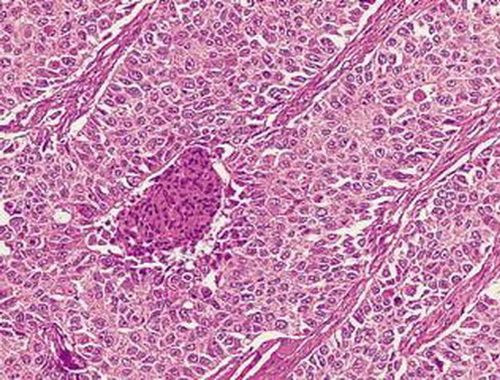
#> input picture images/Cancer.jpg, 500 x 380 px, found by its file name
$ jupyter execute Exercise_4_Solution.ipynb   (shell and % lines are left out)
#> lines starting #> are read from the running program, lines starting #| are printed output that depends on the picture
[cell 1]
from scipy import ndimage
import scipy
import numpy as np
from PIL import Image
import matplotlib.image as mpimg
from matplotlib import pyplot as plt
import matplotlib

## Loading an Image

We will use the matplotlib.image library for loading the image from our computer.

[cell 2]
# Load an image
image = mpimg.imread("Cancer.jpg")
#> image is the input picture: shape (380, 500, 3); mean R, G, B 196.1, 134.9, 173.2

# Display the loaded image
plt.figure(figsize=(10,10))
plt.imshow(image)
plt.show()

## Display the Red, Blue and Green channel separately

As you saw in the lecture, a coloured image is made of red, green and blue channels. Let us view each channel separately for the loaded image.

[cell 3]
b = image.copy()
# set green and red channels to 0
b[:, :, 1] = 0
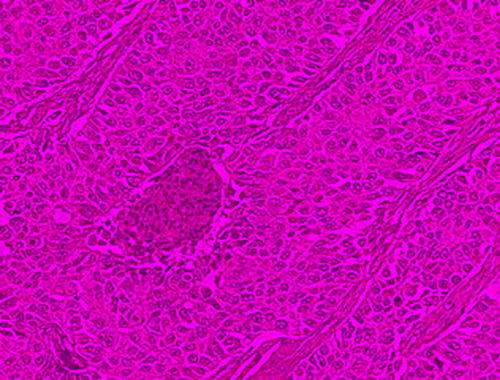
#> b: shape (380, 500, 3); mean R, G, B 196.1, 0, 173.2
b[:, :, 2] = 0
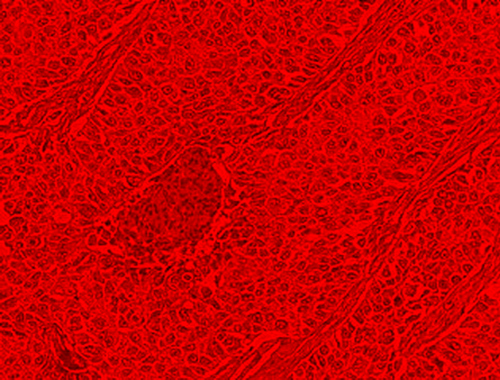
#> b: shape (380, 500, 3); mean R, G, B 196.1, 0, 0

g = image.copy()
# set blue and red channels to 0
g[:, :, 0] = 0
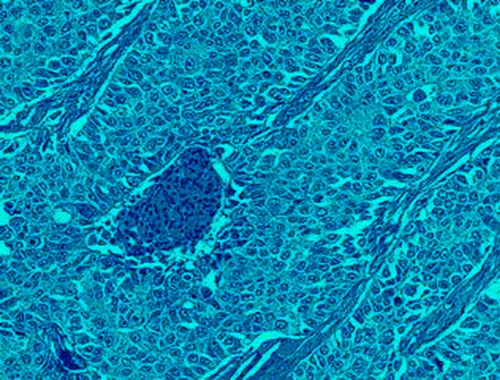
#> g: shape (380, 500, 3); mean R, G, B 0, 134.9, 173.2
g[:, :, 2] = 0
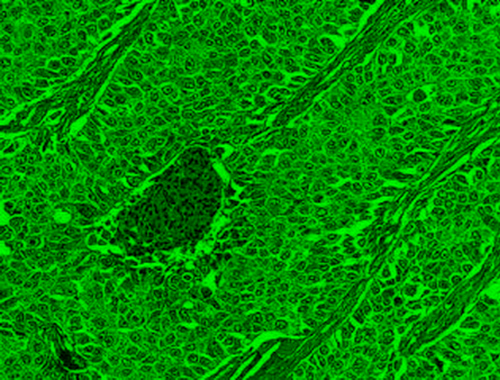
#> g: shape (380, 500, 3); mean R, G, B 0, 134.9, 0

r = image.copy()
# set blue and green channels to 0
r[:, :, 0] = 0
r[:, :, 1] = 0
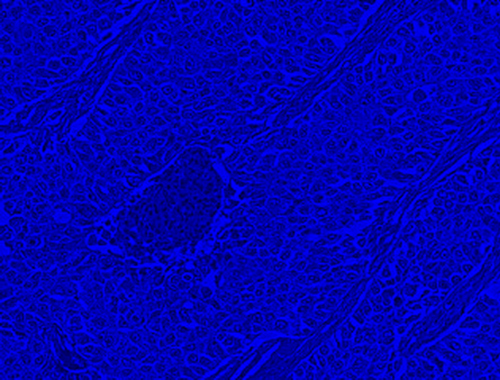
#> r: shape (380, 500, 3); mean R, G, B 0, 0, 173.2

# Red channel
plt.figure(figsize=(10,10))
plt.imshow(r)
plt.show()

# Green channel
plt.figure(figsize=(10,10))
plt.imshow(g)
plt.show()

# Blue channel
plt.figure(figsize=(10,10))
plt.imshow(b)
plt.show()

Let us also see how the image would look in grayscale.

[cell 4]
def rgb2gray(rgb):
    return np.dot(rgb[...,:3], [0.2989, 0.5870, 0.1140])

gray_cancer = rgb2gray(image)
plt.figure(figsize=(10,10))
plt.imshow(gray_cancer, cmap='gray')
plt.show()

## Sobel Filter

The Sobel filter is used in image processing and computer vision, particularly within edge detection algorithms where it creates an image emphasising edges.

[cell 5]
# apply convolution operation
def convolve_Img(img, fi):
    return ndimage.correlate(img, fi, mode='constant', cval=1.0)

# Horizontal edge detection
def grad_x(img):
    Kx = np.array([[-1, 0, 1],
                   [-2, 0, 2],
                   [-1, 0, 1]])

    return convolve_Img(img, Kx)

# Vertical edge detection
def grad_y(img):
    Ky = np.array([[1, 2, 1],
                   [0, 0, 0],
                   [-1, -2, -1]])

    return convolve_Img(img, Ky)
#> in convolve_Img (call 2), `return ndimage.correlate(img, fi, mode='constant', cval=1.0)`:
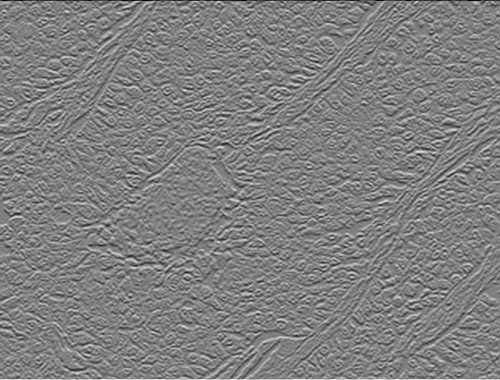
#> returned value: shape (380, 500) float64; min -980.1, max 970.9, mean 0; drawn with min black and max white


def sobel_filter(img):
    img = rgb2gray(img)
    img = np.array(img)

    # horizontal
    x_img = grad_x(img)

    # vertical
    y_img = grad_y(img)

    # combine
    sob = np.hypot(x_img, y_img)
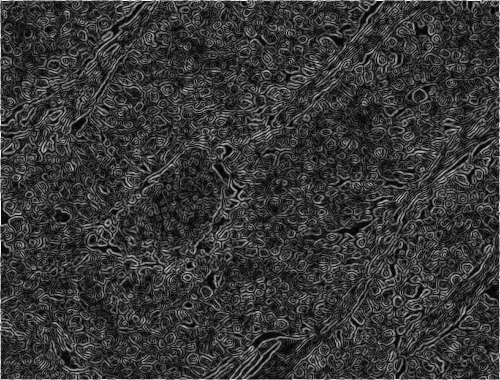
#> sob: shape (380, 500) float64; min 0.0651, max 984.4, mean 215.5; drawn with min black and max white

    return sob

[cell 6]
sobel_image = sobel_filter(image)
plt.figure(figsize=(10,10))
plt.imshow(sobel_image, cmap='gray')
plt.show()

## Blurring and De-blurring

We can also use filters to blur and deblur an image.

[cell 7]
# Blurring Image

# write the blur filter
blur_filter = np.array([[1/9, 1/9, 1/9],
                         [1/9, 1/9, 1/9],
                         [1/9, 1/9, 1/9]])

def blurring(image, degree=3):
    '''
    image: input image
    degree: how much blurring you want / Hint: repeat operation degree times
    '''
#> called with degree = 3
    # some preprocessing
    image = rgb2gray(image)
    image = np.array(image)
    blurred_image = image
    for i in range(degree):
        blurred_image = convolve_Img(blurred_image, blur_filter)
#> this loop made 3 passes
#> pass 1, in blurring, `blurred_image = convolve_Img(blurred_image, blur_filter)`:
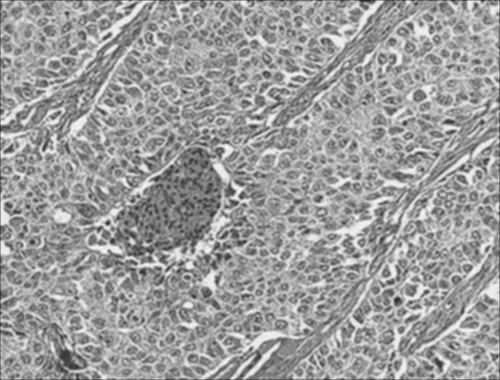
#> blurred_image: shape (380, 500) float64; min 34.44, max 249, mean 157.1

    return blurred_image


blurredImg = blurring(image)
fig, (ax1, ax2) = plt.subplots(1, 2, figsize=(20,20))

# display original image in grayscale
gray_cancer = rgb2gray(image)
ax1.imshow(gray_cancer, cmap='gray')

# display blurred image
ax2.imshow(blurredImg, cmap='gray')
plt.show()

[cell 8]
# De-blurring Image
blurredImg = blurredImg

# write deblur or sharpness filter
deblur_filter = np.array([[0, -1, 0],
                          [-1, 5, -1],
                          [0, -1, 0]])

def deblurring(image, degree=3):
    '''
    image: input blurred image
    degree: how much deblurring you want/Hint: repeat operation degree times
    '''
#> called with degree = 3
    deblurred_image = image
    for i in range(degree):
        deblurred_image = convolve_Img(deblurred_image, deblur_filter)
#> this loop made 3 passes
#> pass 1, in deblurring, `deblurred_image = convolve_Img(deblurred_image, deblur_filter)`:
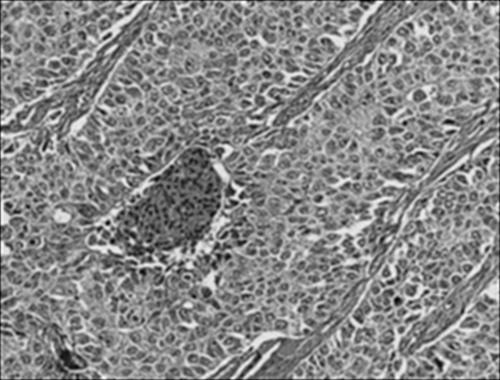
#> deblurred_image: shape (380, 500) float64; min 34.92, max 264.8, mean 157.2; drawn with min black and max white
#> pass 3, in deblurring, `deblurred_image = convolve_Img(deblurred_image, deblur_filter)`:
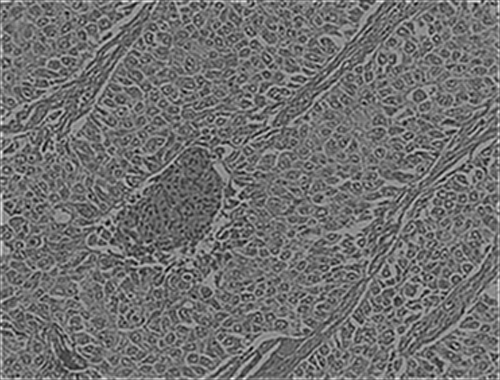
#> deblurred_image: shape (380, 500) float64; min -155.9, max 559.5, mean 159.4; drawn with min black and max white

    return deblurred_image

deblurredImg = deblurring(blurredImg)
fig, (ax1, ax2) = plt.subplots(1, 2, figsize=(20,20))

# display the blurred image
ax1.imshow(blurredImg, cmap='gray')

# display deblurred image
ax2.imshow(deblurredImg, cmap='gray')
plt.show()

$ run again, with images/cat.jpg copied over images/Cancer.jpg
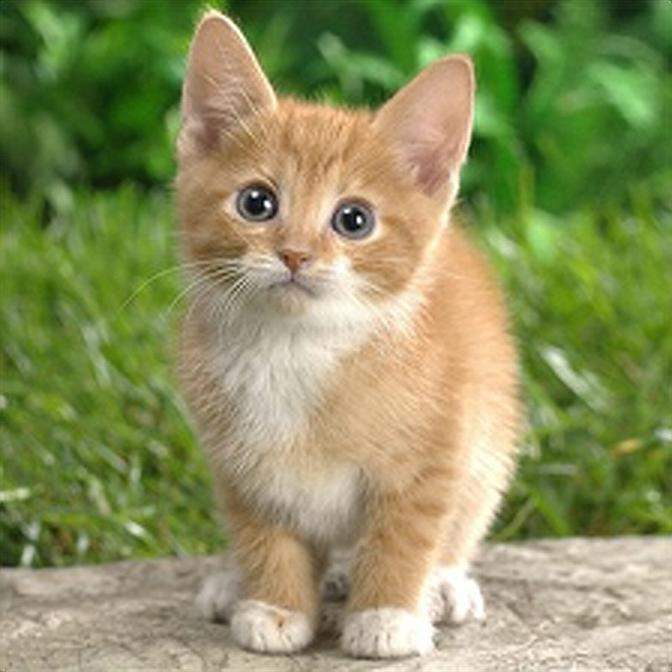
#> input picture images/cat.jpg, 672 x 672 px, found by its file name
#> image is the input picture: shape (672, 672, 3); mean R, G, B 138.4, 144.4, 94.3
#> in sobel_filter, `sob = np.hypot(x_img, y_img)`:
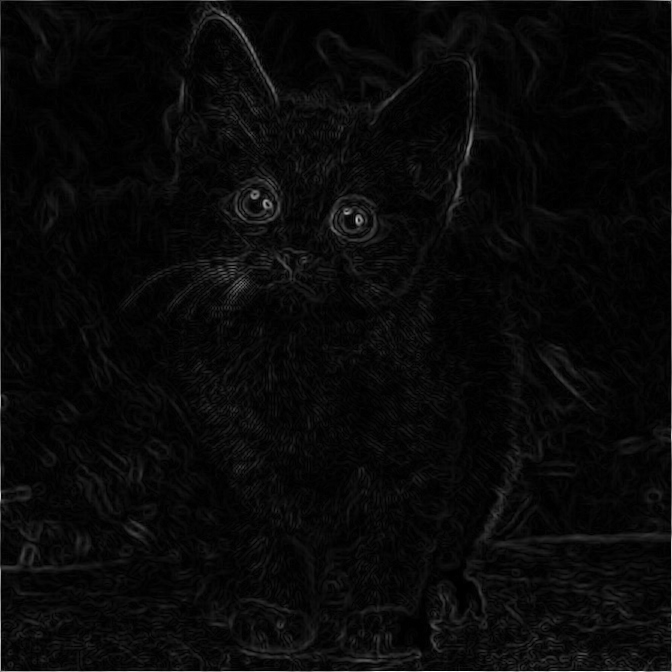
#> sob: shape (672, 672) float64; min 0, max 987.2, mean 37.1; drawn with min black and max white
#> the loop in deblurring, `for i in range(degree):` made 3 passes
#> pass 3, in deblurring, `deblurred_image = convolve_Img(deblurred_image, deblur_filter)`:
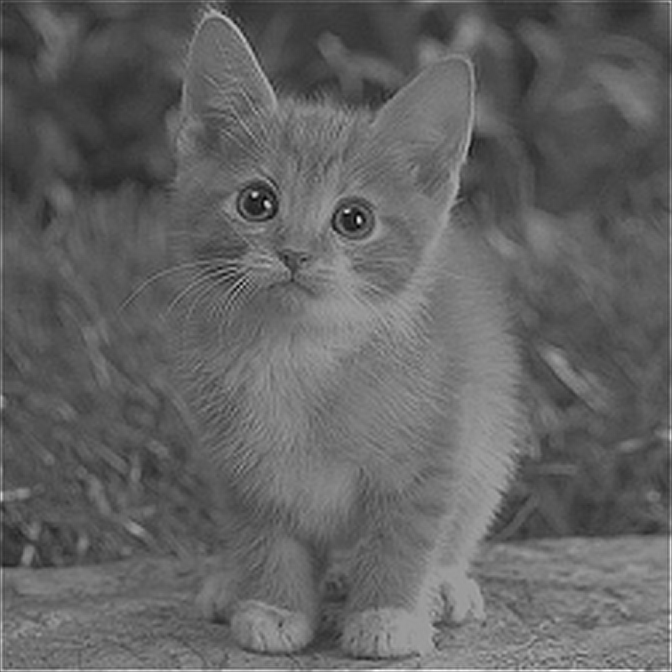
#> deblurred_image: shape (672, 672) float64; min -69.25, max 462.3, mean 137.8; drawn with min black and max white

$ run again, with images/cat2.jpg copied over images/Cancer.jpg
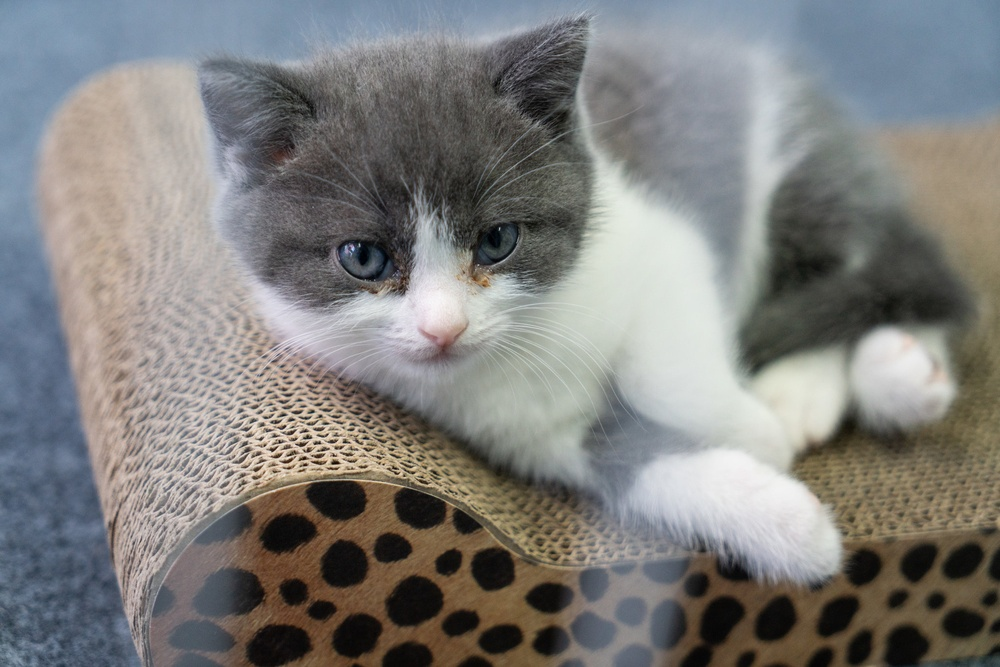
#> input picture images/cat2.jpg, 1000 x 667 px, shrunk from 2048 x 1366 before the run, found by its file name
#> image is the input picture: shape (667, 1000, 3); mean R, G, B 127.4, 126.9, 124.9
#> the loop in deblurring, `for i in range(degree):` made 3 passes
#> pass 3, in deblurring, `deblurred_image = convolve_Img(deblurred_image, deblur_filter)`:
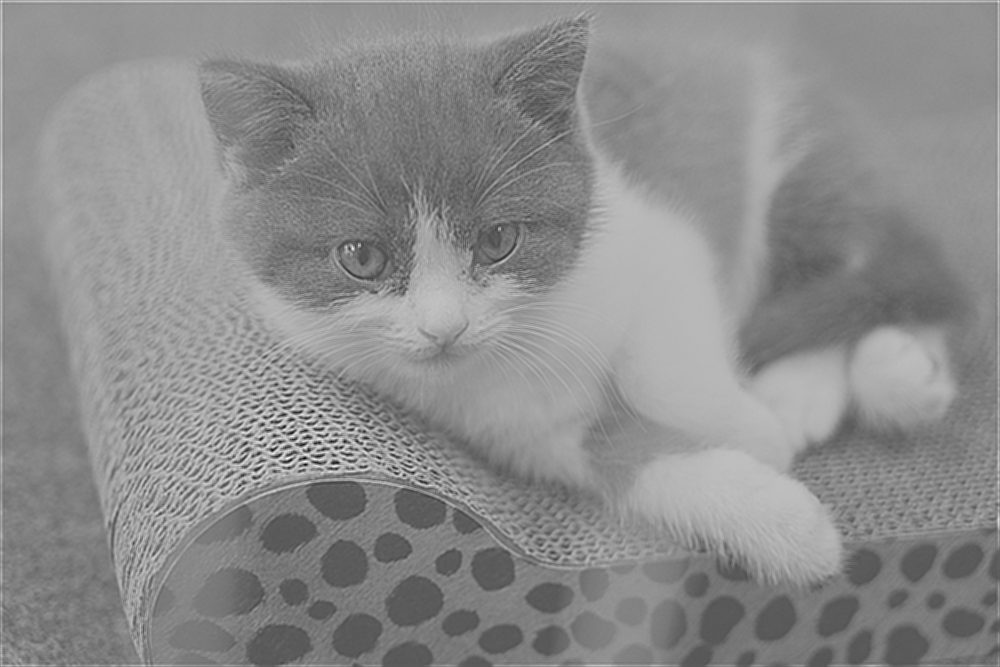
#> deblurred_image: shape (667, 1000) float64; min -197.5, max 391.7, mean 127.5; drawn with min black and max white
